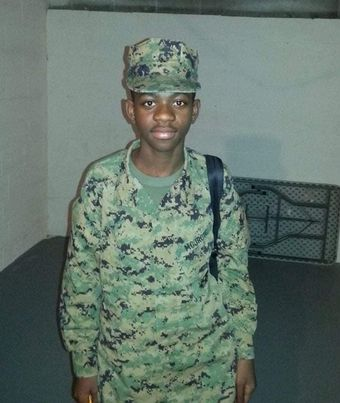
#> input picture 4.jpg, 340 x 403 px
$ python face_detection.py
#> lines starting #> are read from the running program, lines starting #| are printed output that depends on the picture; after the words box and inside, x2 and y2 are one past the last pixel; in counts of white or black regions, pixels touching at a corner belong together
import cv2

trained_face_data = cv2.CascadeClassifier('face.xml')

img = cv2.imread('4.jpg')
#> img is the input picture: shape (403, 340, 3); mean B, G, R 107.5, 116.4, 99.9

grayscaled_img = cv2.cvtColor(img, cv2.COLOR_BGR2GRAY)
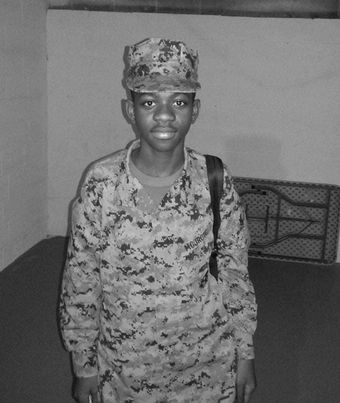
#> grayscaled_img: shape (403, 340); min 4, max 248, mean 110.5

face_coords = trained_face_data.detectMultiScale(grayscaled_img)
#> face_coords = [[126, 78, 73, 73]]

(x, y, w, h) = face_coords[0]
#> x = 126; y = 78; w = 73; h = 73
cv2.rectangle(img, (x, y), (x + w, y + h), (0, 255, 0), 2)
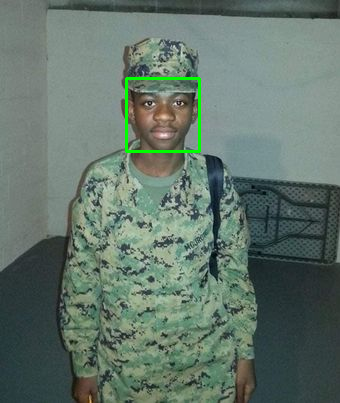
#> img: shape (403, 340, 3); 0.64% of pixels changed, all inside (x1, y1, x2, y2) = (125, 77, 201, 153)

cv2.imshow('Face Detection', img)
cv2.waitKey()

$ run again, with 1.jpg copied over 4.jpg
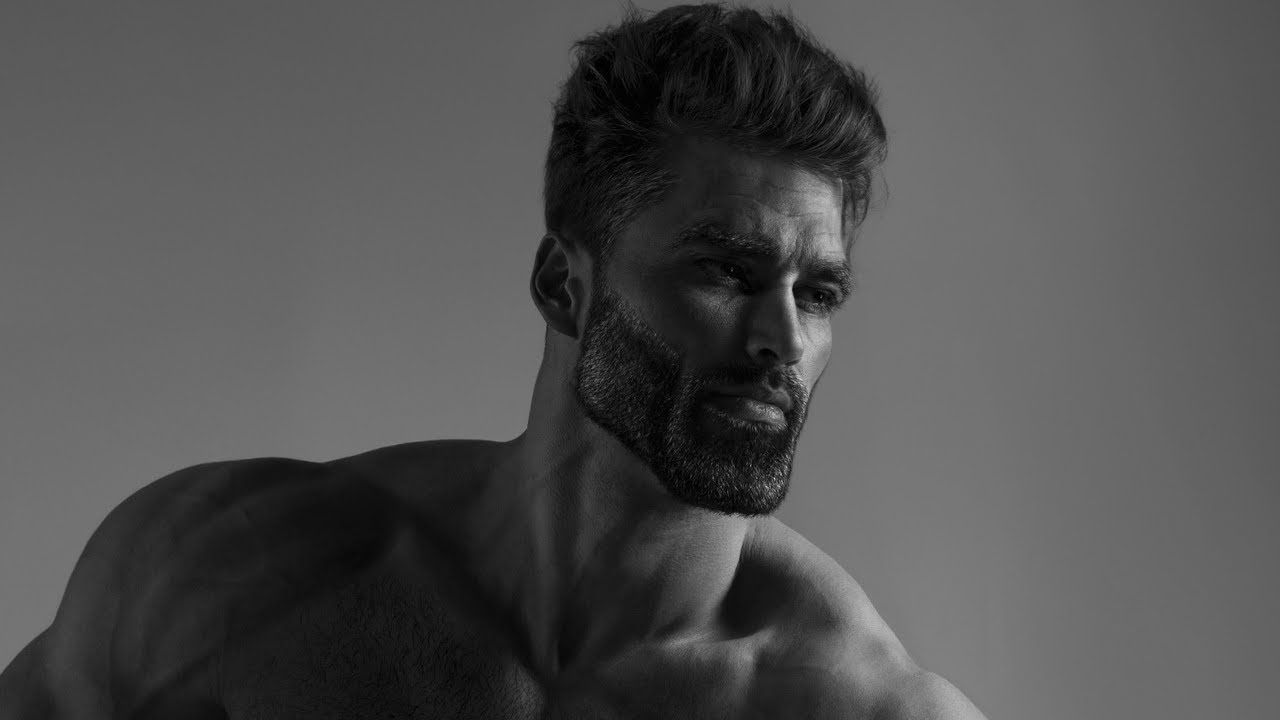
#> input picture 1.jpg, 1280 x 720 px
#> img is the input picture: shape (720, 1280, 3); min 0, max 222, mean 80.3
#> face_coords = [[636, 175, 268, 268], [477, 150, 323, 323]]
#> x = 636; y = 175; w = 268
#> `cv2.rectangle(img, (x, y), (x + w, y + h), (0, 255, 0), 2)`:
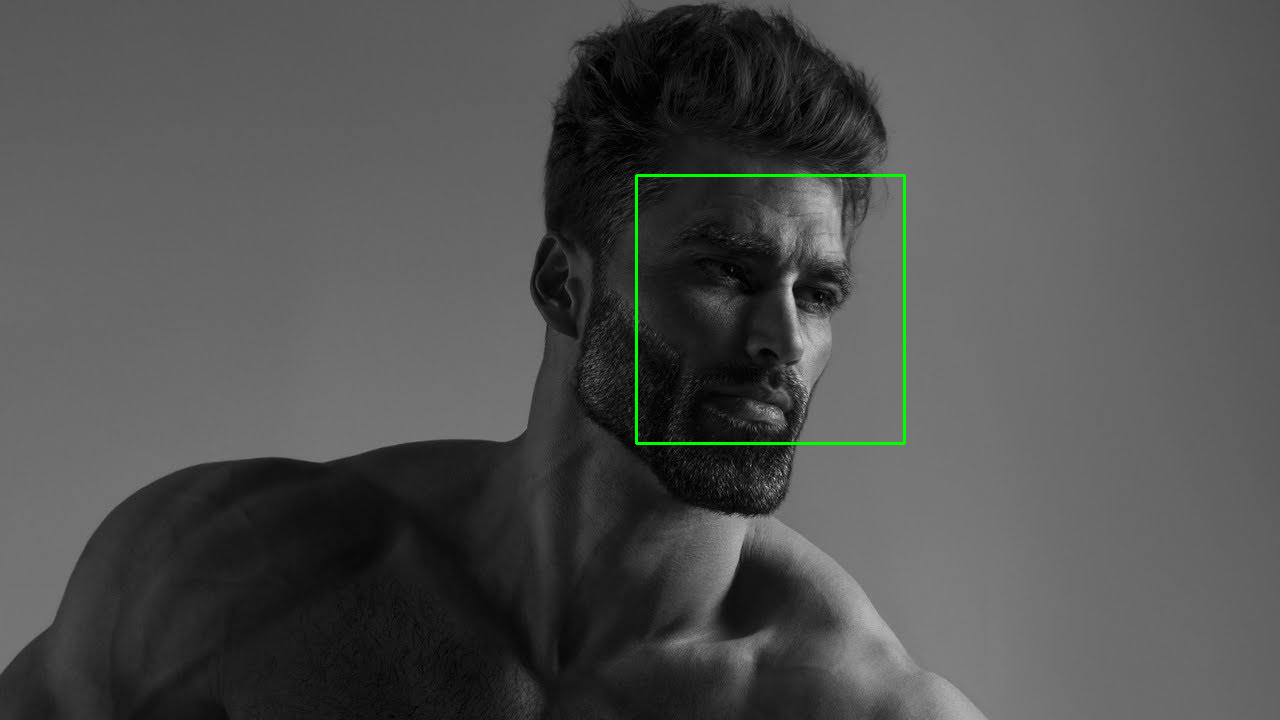
#> img: shape (720, 1280, 3); 0.35% of pixels changed, all inside (x1, y1, x2, y2) = (635, 174, 906, 445)

$ run again, with 2.jpg copied over 4.jpg
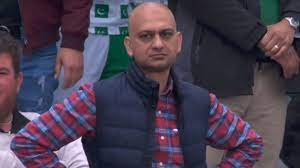
#> input picture 2.jpg, 300 x 168 px
#> img is the input picture: shape (168, 300, 3); mean B, G, R 79.9, 63, 74
#> `grayscaled_img = cv2.cvtColor(img, cv2.COLOR_BGR2GRAY)`:
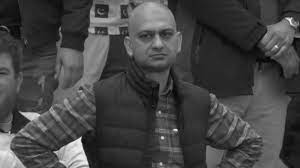
#> grayscaled_img: shape (168, 300); min 2, max 251, mean 68.2
#> face_coords = [[125, 10, 65, 65]]
#> x = 125; y = 10; w = 65
#> `cv2.rectangle(img, (x, y), (x + w, y + h), (0, 255, 0), 2)`:
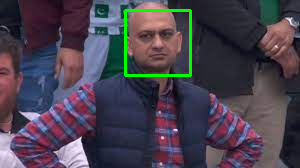
#> img: shape (168, 300, 3); 1.54% of pixels changed, all inside (x1, y1, x2, y2) = (124, 9, 192, 77)

$ run again, with 3.jpg copied over 4.jpg
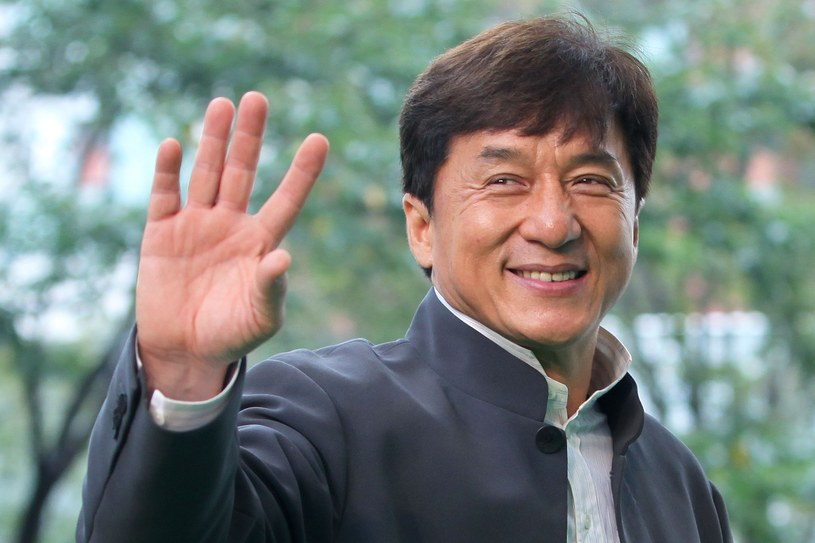
#> input picture 3.jpg, 815 x 543 px
#> img is the input picture: shape (543, 815, 3); mean B, G, R 123, 127.8, 120.6
#> `grayscaled_img = cv2.cvtColor(img, cv2.COLOR_BGR2GRAY)`:
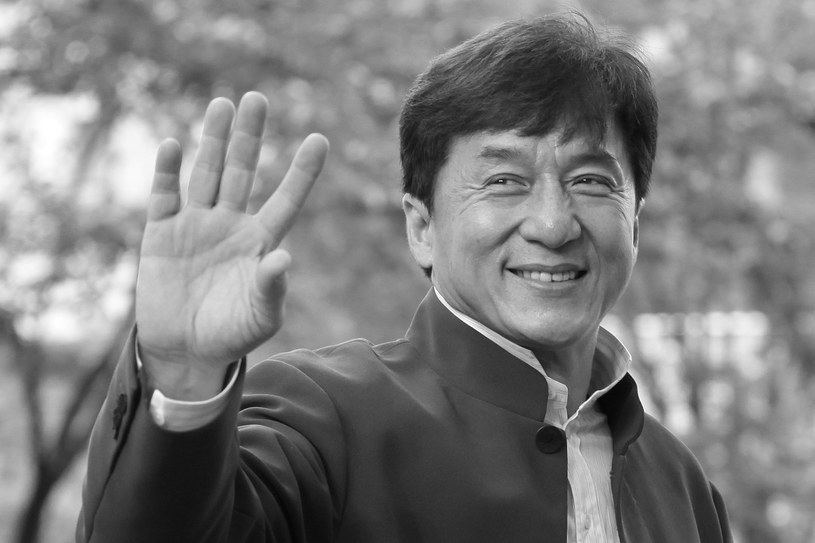
#> grayscaled_img: shape (543, 815); min 3, max 255, mean 125.1
#> face_coords = [[308, 166, 126, 126], [422, 84, 248, 248]]
#> x = 308; y = 166; w = 126
#> `cv2.rectangle(img, (x, y), (x + w, y + h), (0, 255, 0), 2)`:
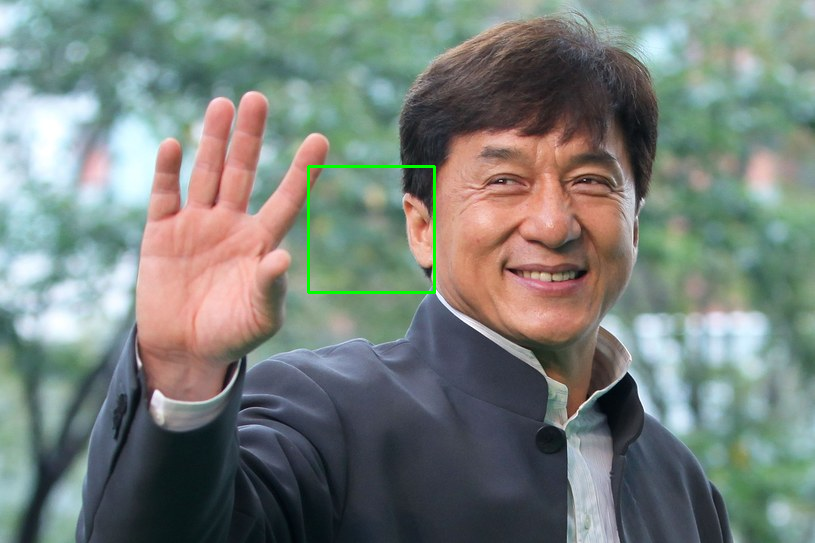
#> img: shape (543, 815, 3); 0.34% of pixels changed, all inside (x1, y1, x2, y2) = (307, 165, 436, 294)
